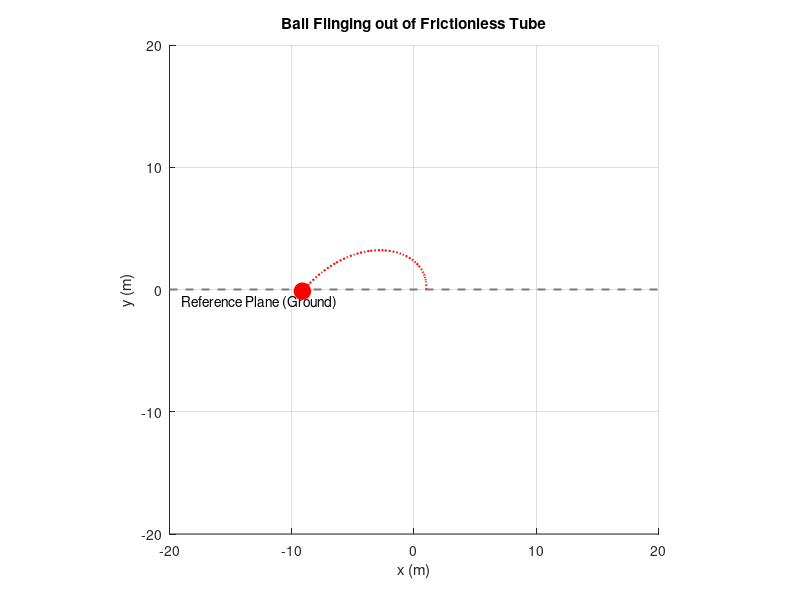

Reproduce this figure in MATLAB.
% ME 104 Lecture 6: Ball Dynamics Animation
clear; clc; close all;

%%initial conditions
m = 1.0;          %arb mass
omega = 2.0;      %arb cnst angular velocity
cs = 0.5;         %arb air drag coeff
l0 = 1.0;         %arb initial distance
t_max = 4.5;      
fps = 30;         %movie magic jargon
t = linspace(0, t_max, t_max * fps);

%% solving for r(t)
% Characteristic equation roots
term1 = -cs / (2*m);
term2 = sqrt(cs^2 + 4 * m^2 * omega^2) / (2*m); 
b1 = term1 + term2; 
b2 = term1 - term2; 

%radial position
r = (l0 / (b2 - b1)) * (b2 * exp(b1 * t) - b1 * exp(b2 * t));
theta = omega * t; % [cite: 13]

x = r .* cos(theta);
y = r .* sin(theta);

%%plot
figure('Color', 'w', 'Position', [100, 100, 800, 800]);
hold on; axis equal; grid on;

%axis
axis([-20 20 -20 20]);

%reference ground plane
line([-20 20], [0 0], 'Color', [0.5 0.5 0.5], 'LineWidth', 1.5, 'LineStyle', '--');
text(-19, -1, 'Reference Plane (Ground)');

%intiializing ball
ball = plot(0, 0, 'ro', 'MarkerFaceColor', 'r', 'MarkerSize', 12);
trail = plot(nan, nan, 'r:', 'LineWidth', 1.5);

title('Ball Flinging out of Frictionless Tube');
xlabel('x (m)'); ylabel('y (m)');

%% movie magic
for k = 1:length(t)
    % ball and trail
    set(ball, 'XData', x(k), 'YData', y(k));
    set(trail, 'XData', x(1:k), 'YData', y(1:k));
    
    %stop if ball hits ground
    if y(k) < -0.1 && k > 1 
        break; 
    end
    
    if r(k) > 20
        break;
    end
    
    drawnow limitrate;
    pause(1/fps);
end
